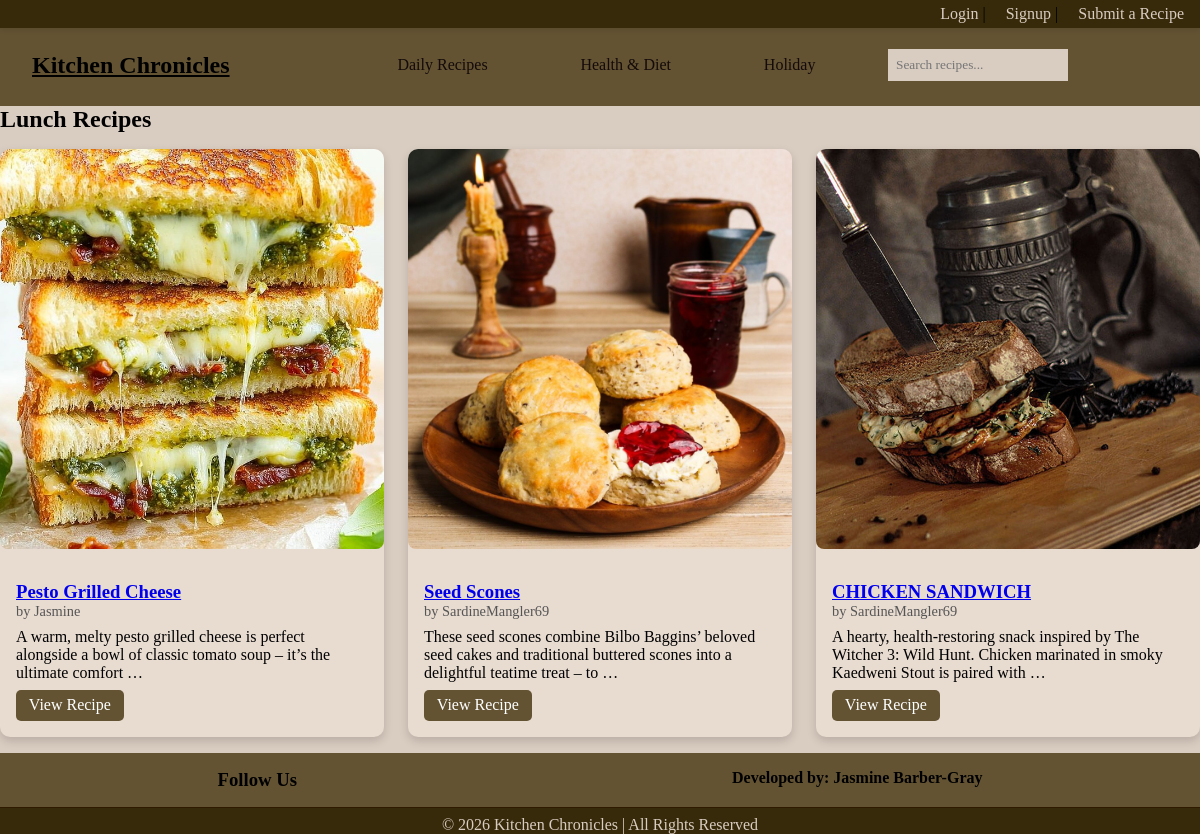
Page /category/Lunch/ on the committed database.
### recipes/models.py (models this page shows, shortened)
class Recipe(models.Model):
    CATEGORY_CHOICES = [
        ('Breakfast', 'breakfast'),
        ('Lunch', 'lunch'),
        ('Dinner', 'dinner'),
        ('Dessert', 'dessert'),
    ]
    SUB_CATEGORY_CHOICES = [
        ('Keto', 'keto'),
        ('Vegan', 'vegan'),
        ('Vegetarian', 'vegetarian'),
        ('Protein', 'protein'),
        ('Calorie Deficit', 'calorie deficit'),
        ('Gluten-Free', 'gluten-free'),
        ('Valentine\'s Day', 'valentine\'s Day'),
        ('Easter', 'easter'),
        ('Halloween', 'halloween'),
        ('Thanksgiving', 'thanksgiving'),
        ('Christmas', 'christmas'),
        ('New Years', 'new years'),
    ]
    title = models.CharField(max_length=200)
    author = models.ForeignKey(User, on_delete=models.CASCADE)
    category = models.CharField(max_length=20, choices=CATEGORY_CHOICES)
    sub_category = models.CharField(max_length=20, choices=SUB_CATEGORY_CHOICES, blank=True, null=True)
    image = models.ImageField(upload_to='recipes/images', blank=True, null=True)
    description = models.TextField()
    ingredients = models.TextField()
    instructions = models.TextField()

### recipes/views.py (the view)
# urls.py: path('category/<str:category>/', views.category_recipes, name='category_recipes'),
def category_recipes(request, category):
    recipes = Recipe.objects.filter(category=category)
    return render(request, "recipes/category.html", {
        "recipes": recipes,
        "category": category
    })

### recipes/templates/recipes/category.html
{% extends 'base.html' %}
{% block content %}
<h2>{{ category }} Recipes</h2>
{% if recipes %}
<div class="recipe-grid">
    {% for recipe in recipes %}
    <div class="recipe-card">
        {% if recipe.image %}
            <img src="{{ recipe.image.url }}" alt="{{ recipe.title }}">
        {% else %}
            <p>No image available</p>
        {% endif %}
        <div class="recipe-content">
            <h3><a href="{% url 'recipe_detail' recipe.id %}">{{ recipe.title }}</a></h3>
            <p class="author">by {{ recipe.author.username }}</p>
            <p>{{ recipe.description|truncatewords:20 }}</p>
            <a href="{% url 'recipe_detail' recipe.id %}" class="view-btn">View Recipe</a>
        </div>
    </div>
    {% endfor %}
</div>
{% else %}
<p>No recipes found in this category.</p>
{% endif %}
{% endblock %}

### recipes/static/recipes/style.css (style rules this page uses)
* { margin: 0; padding: 0; box-sizing: border-box; font-family: Georgia, 'Times New Roman', Times, serif; }
body { background: #d9ccc1; color: #000000; margin: 0; padding: 0; overflow: auto; max-width: 100% }
.recipe-grid { display: grid; grid-template-columns: repeat(auto-fit, minmax(250px, 1fr)); gap: 1.5rem; padding: 1rem 0; }
.recipe-card { background-color: #e8dbd0; border-radius: 10px; overflow: hidden; box-shadow: 0 4px 10px rgba(0,0,0,0.15); transition: transform 0.2s, box-shadow 0.2s; display: flex; flex-direction: column; align-items: center; }
.recipe-card img { width: 100%; max-width: 450px; height: 400px; object-fit: cover; border-radius: 8px; display: block; margin: 0 auto 1rem; }
.recipe-content { padding: 1rem; }
.recipe-content .author { font-size: 0.9rem; color: #555; margin-bottom: 0.5rem; }
.view-btn { display: inline-block; margin-top: 0.5rem; padding: 0.4rem 0.8rem; background-color: #635333; color: white; text-decoration: none; border-radius: 5px; transition: background 0.2s; }

### rows in the picture
Recipe: image (picture), title "Pesto Grilled Cheese", author.username "Jasmine", description "A warm, melty pesto grilled cheese is perfect alongside a bowl of classic tomato soup – it’s the ultimate comfort …"
Recipe: image (picture), title "Seed Scones", author.username "SardineMangler69", description "These seed scones combine Bilbo Baggins’ beloved seed cakes and traditional buttered scones into a delightful teatime treat – to …"
Recipe: image (picture), title "CHICKEN SANDWICH", author.username "SardineMangler69", description "A hearty, health-restoring snack inspired by The Witcher 3: Wild Hunt. Chicken marinated in smoky Kaedweni Stout is paired with …"

### other values in the picture
{{ category }} "Lunch"
